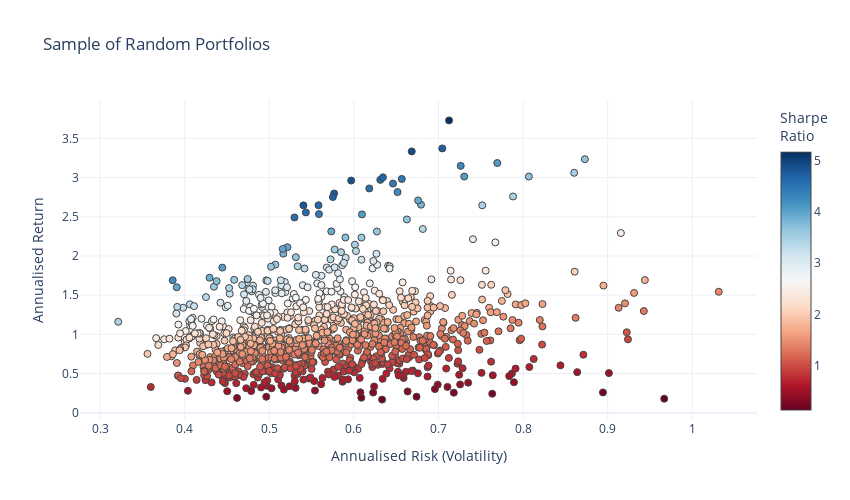

The notebook cell saved with this chart:
### Code cell
goPlt(MVdf)

### Figure 1 — Plotly figure (JSON) as saved in the notebook; plotly's stock layout.template omitted (floating-point values rounded to 4 significant figures; data arrays with more than 128 entries replaced by an {"elided": "..."} marker saying what was removed)
{"data": [{"marker": {"color": {"elided": "1000 float values"}, "colorbar": {"title": {"text": "Sharpe<br>Ratio"}}, "colorscale": [[0, "rgb(103,0,31)"], [0.1, "rgb(178,24,43)"], [0.2, "rgb(214,96,77)"], [0.3, "rgb(244,165,130)"], [0.4, "rgb(253,219,199)"], [0.5, "rgb(247,247,247)"], [0.6, "rgb(209,229,240)"], [0.7, "rgb(146,197,222)"], [0.8, "rgb(67,147,195)"], [0.9, "rgb(33,102,172)"], [1, "rgb(5,48,97)"]], "line": {"width": 1}, "showscale": true, "size": 7}, "mode": "markers", "type": "scatter", "x": {"elided": "1000 float values"}, "y": {"elided": "1000 float values"}}], "layout": {"coloraxis": {"colorbar": {"title": {"text": "Sharpe Ratio"}}}, "height": 500, "title": {"text": "Sample of Random Portfolios"}, "width": 850, "xaxis": {"title": {"text": "Annualised Risk (Volatility)"}}, "yaxis": {"title": {"text": "Annualised Return"}}}}
